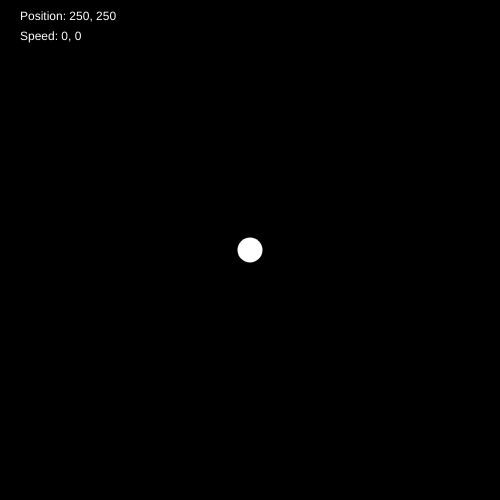
Frame 1 (no input)
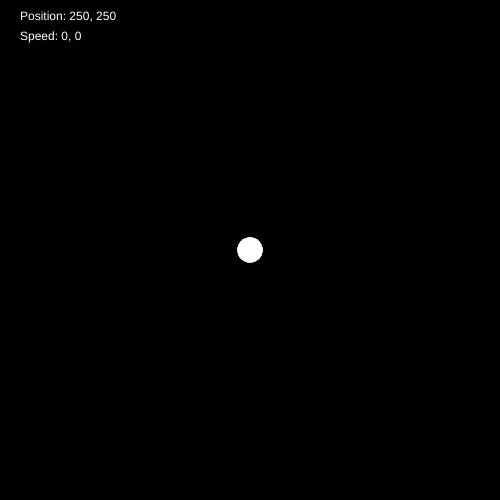
Frame 60 (no input)
Frame 120 (the mouse pressed at the canvas centre since frame 60): identical to frame 60, image omitted

The p5.js sketch that drew these frames (run headless with seeded random() and noise() and a simulated clock; from frame 60 on, the mouse is pressed at the canvas centre):

// p5.js sketch
// ── sketch.js
// character position
let xPos, yPos;

// character speed
let xSpeed, ySpeed;

// acceleration value (something VERY small)
let accel = 0.1;

function setup() {
  createCanvas(500, 500);

  // default position to the middle of the screen
  xPos = 250;
  yPos = 250;

  // default speed to 0
  xSpeed = 0;
  ySpeed = 0;

  background(0)
  noStroke();
}

function draw() {
  background(0, 20)

  fill(0)
  rect(0, 0, width, 50)
  fill(255);
  text("Position: " + xPos + ", " + yPos, 20, 20);
  text("Speed: " + xSpeed + ", " + ySpeed, 20, 40);

  // move left?
  if (keyIsDown(LEFT_ARROW) || keyIsDown(65)) {
    // subtract from character's xSpeed
    xSpeed -= accel;
  }
  // move right?
  if (keyIsDown(RIGHT_ARROW) || keyIsDown(68)) {
    // add to character's xSpeed
    xSpeed += accel;
  }
  // move up?
  if (keyIsDown(UP_ARROW) || keyIsDown(87)) {
    // subtract from character's ySpeed
    ySpeed -= accel;
  }
  if (keyIsDown(DOWN_ARROW) || keyIsDown(83)) {
    // add to character's ySpeed
    ySpeed += accel;
  }

  // now move the character based on its speed
  xPos += xSpeed;
  yPos += ySpeed;

  // wrap around logic
  if (xPos > width) {
    xPos = 0;
  }
  if (xPos < 0) {
    xPos = width;
  }
  if (yPos > height) {
    yPos = 50;
  }
  if (yPos < 50) {
    yPos = height;
  }

  // draw the character
  ellipse(xPos, yPos, 25, 25);
}
